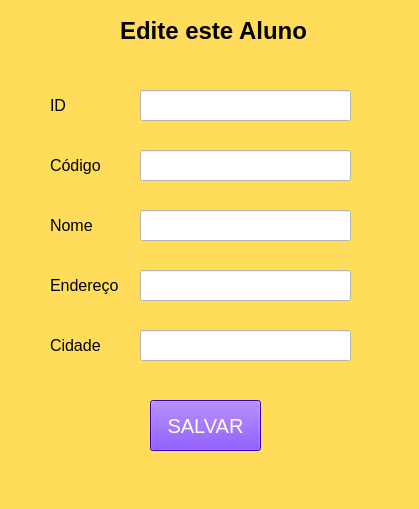
<?xml version="1.0" encoding="UTF-8"?>
<ui version="4.0">
 <class>MainWindow</class>
 <widget class="QMainWindow" name="MainWindow">
  <property name="geometry">
   <rect>
    <x>0</x>
    <y>0</y>
    <width>419</width>
    <height>509</height>
   </rect>
  </property>
  <property name="windowTitle">
   <string>MainWindow</string>
  </property>
  <property name="styleSheet">
   <string notr="true">background-color: rgb(255, 220, 90);</string>
  </property>
  <widget class="QWidget" name="centralwidget">
   <widget class="QLabel" name="titulo_edit">
    <property name="geometry">
     <rect>
      <x>120</x>
      <y>10</y>
      <width>231</width>
      <height>41</height>
     </rect>
    </property>
    <property name="font">
     <font>
      <pointsize>18</pointsize>
      <weight>75</weight>
      <bold>true</bold>
     </font>
    </property>
    <property name="text">
     <string>Edite este Aluno</string>
    </property>
   </widget>
   <widget class="QLineEdit" name="cod_edit_aluno">
    <property name="geometry">
     <rect>
      <x>140</x>
      <y>150</y>
      <width>211</width>
      <height>31</height>
     </rect>
    </property>
    <property name="styleSheet">
     <string notr="true">background-color: rgb(255, 255, 255);</string>
    </property>
   </widget>
   <widget class="QLabel" name="label_3">
    <property name="geometry">
     <rect>
      <x>50</x>
      <y>150</y>
      <width>61</width>
      <height>31</height>
     </rect>
    </property>
    <property name="font">
     <font>
      <pointsize>12</pointsize>
     </font>
    </property>
    <property name="text">
     <string>Código</string>
    </property>
   </widget>
   <widget class="QLabel" name="label_4">
    <property name="geometry">
     <rect>
      <x>50</x>
      <y>210</y>
      <width>61</width>
      <height>31</height>
     </rect>
    </property>
    <property name="font">
     <font>
      <pointsize>12</pointsize>
     </font>
    </property>
    <property name="text">
     <string>Nome</string>
    </property>
   </widget>
   <widget class="QLineEdit" name="nome_edit_aluno">
    <property name="geometry">
     <rect>
      <x>140</x>
      <y>210</y>
      <width>211</width>
      <height>31</height>
     </rect>
    </property>
    <property name="styleSheet">
     <string notr="true">background-color: rgb(255, 255, 255);</string>
    </property>
   </widget>
   <widget class="QLineEdit" name="end_edit_aluno">
    <property name="geometry">
     <rect>
      <x>140</x>
      <y>270</y>
      <width>211</width>
      <height>31</height>
     </rect>
    </property>
    <property name="styleSheet">
     <string notr="true">background-color: rgb(255, 255, 255);</string>
    </property>
   </widget>
   <widget class="QLabel" name="label_5">
    <property name="geometry">
     <rect>
      <x>50</x>
      <y>270</y>
      <width>71</width>
      <height>31</height>
     </rect>
    </property>
    <property name="font">
     <font>
      <pointsize>12</pointsize>
     </font>
    </property>
    <property name="text">
     <string>Endereço</string>
    </property>
   </widget>
   <widget class="QLabel" name="label_6">
    <property name="geometry">
     <rect>
      <x>50</x>
      <y>330</y>
      <width>81</width>
      <height>31</height>
     </rect>
    </property>
    <property name="font">
     <font>
      <pointsize>12</pointsize>
     </font>
    </property>
    <property name="text">
     <string>Cidade</string>
    </property>
   </widget>
   <widget class="QLineEdit" name="cidade_edit_aluno">
    <property name="geometry">
     <rect>
      <x>140</x>
      <y>330</y>
      <width>211</width>
      <height>31</height>
     </rect>
    </property>
    <property name="styleSheet">
     <string notr="true">background-color: rgb(255, 255, 255);</string>
    </property>
   </widget>
   <widget class="QPushButton" name="salvar_edit_aluno">
    <property name="geometry">
     <rect>
      <x>150</x>
      <y>400</y>
      <width>111</width>
      <height>51</height>
     </rect>
    </property>
    <property name="font">
     <font>
      <pointsize>15</pointsize>
     </font>
    </property>
    <property name="styleSheet">
     <string notr="true">background-color: rgb(85, 0, 255);
color: rgb(255, 255, 255);</string>
    </property>
    <property name="text">
     <string>SALVAR</string>
    </property>
   </widget>
   <widget class="QLabel" name="label_7">
    <property name="geometry">
     <rect>
      <x>50</x>
      <y>90</y>
      <width>61</width>
      <height>31</height>
     </rect>
    </property>
    <property name="font">
     <font>
      <pointsize>12</pointsize>
     </font>
    </property>
    <property name="text">
     <string>ID</string>
    </property>
   </widget>
   <widget class="QLineEdit" name="id_edit_aluno">
    <property name="enabled">
     <bool>false</bool>
    </property>
    <property name="geometry">
     <rect>
      <x>140</x>
      <y>90</y>
      <width>211</width>
      <height>31</height>
     </rect>
    </property>
    <property name="styleSheet">
     <string notr="true">background-color: rgb(255, 255, 255);</string>
    </property>
   </widget>
  </widget>
  <widget class="QMenuBar" name="menubar">
   <property name="geometry">
    <rect>
     <x>0</x>
     <y>0</y>
     <width>419</width>
     <height>21</height>
    </rect>
   </property>
  </widget>
  <widget class="QStatusBar" name="statusbar"/>
 </widget>
 <resources/>
 <connections/>
</ui>
